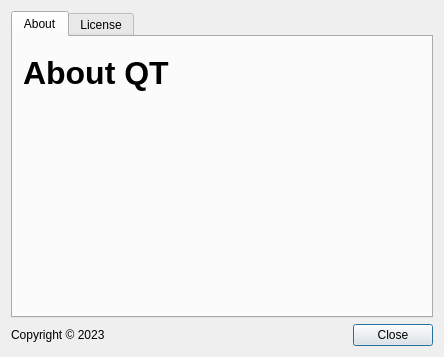
<?xml version="1.0" encoding="UTF-8"?>
<ui version="4.0">
 <class>DialogAboutQt</class>
 <widget class="QDialog" name="DialogAboutQt">
  <property name="geometry">
   <rect>
    <x>0</x>
    <y>0</y>
    <width>444</width>
    <height>357</height>
   </rect>
  </property>
  <property name="windowTitle">
   <string>About QT</string>
  </property>
  <layout class="QVBoxLayout" name="verticalLayout">
   <item>
    <widget class="QTabWidget" name="tabWidget">
     <property name="currentIndex">
      <number>0</number>
     </property>
     <widget class="QWidget" name="tab">
      <attribute name="title">
       <string>About</string>
      </attribute>
      <widget class="QLabel" name="label_2">
       <property name="geometry">
        <rect>
         <x>10</x>
         <y>10</y>
         <width>161</width>
         <height>51</height>
        </rect>
       </property>
       <property name="font">
        <font>
         <pointsize>24</pointsize>
         <bold>true</bold>
        </font>
       </property>
       <property name="text">
        <string>About QT</string>
       </property>
      </widget>
     </widget>
     <widget class="QWidget" name="tab_2">
      <attribute name="title">
       <string>License</string>
      </attribute>
     </widget>
    </widget>
   </item>
   <item>
    <layout class="QHBoxLayout" name="horizontalLayout_2">
     <item>
      <widget class="QLabel" name="label">
       <property name="text">
        <string>Copyright © 2023</string>
       </property>
      </widget>
     </item>
     <item>
      <spacer name="horizontalSpacer">
       <property name="orientation">
        <enum>Qt::Horizontal</enum>
       </property>
       <property name="sizeHint" stdset="0">
        <size>
         <width>40</width>
         <height>20</height>
        </size>
       </property>
      </spacer>
     </item>
     <item>
      <widget class="QPushButton" name="pushButton">
       <property name="text">
        <string>Close</string>
       </property>
      </widget>
     </item>
    </layout>
   </item>
  </layout>
 </widget>
 <resources/>
 <connections/>
</ui>
